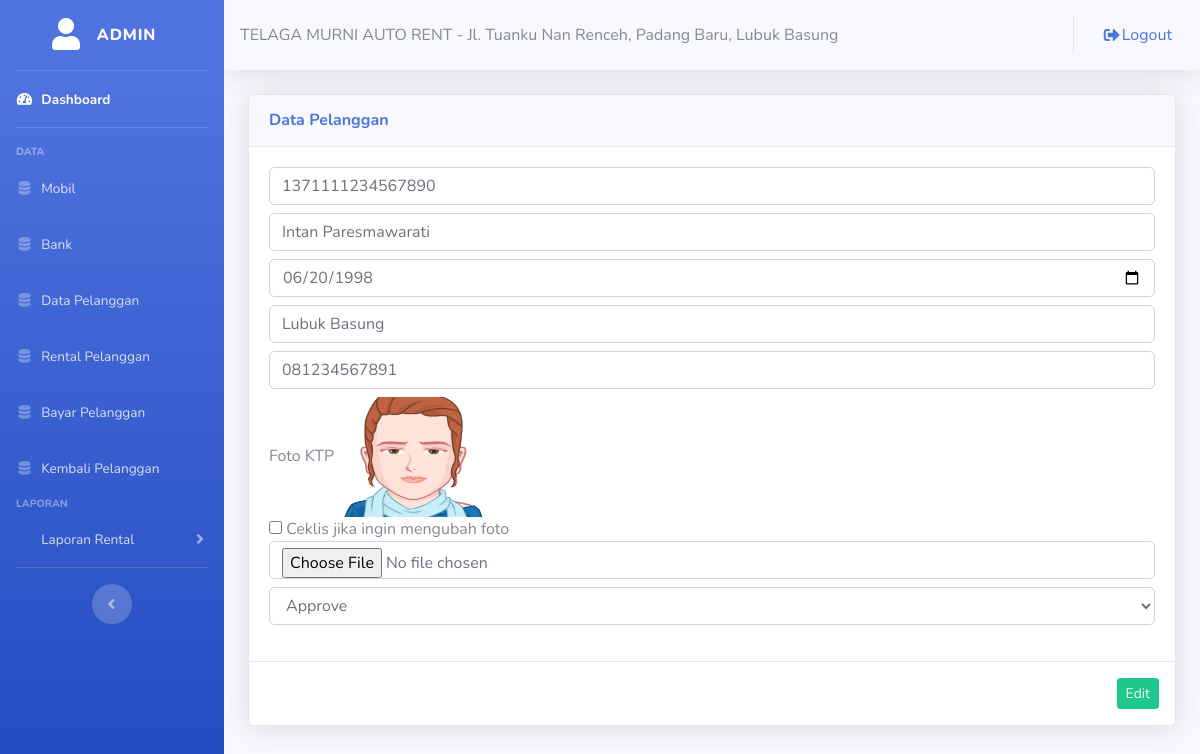
The app's page /admin/editpelanggan.php?kd=PLG001 (signed in) with its own data.
### tables this page shows
CREATE TABLE `tbl_pelanggan` (
  `kd_pelanggan` varchar(6) NOT NULL,
  `id` int(11) NOT NULL,
  `no_ktp` varchar(16) NOT NULL,
  `nm_pelanggan` varchar(50) NOT NULL,
  `tgl_lahir` date NOT NULL,
  `alamat` text NOT NULL,
  `no_hp` varchar(12) NOT NULL,
  `fotoktp` text NOT NULL,
  `status_peminjaman` int(11) NOT NULL
);

### admin/editpelanggan.php (the view, shortened to what this page needs)
<?php
    include ('style/header.php');
    include ('style/sidebar.php');
	include("../config/koneksi.php");
	$kd_pelanggan = $_GET['kd'];
?>
<div class="container-fluid">
	<div class="card shadow mt-3 mb-3">
		<div class="card-header py-3">
			<h6 class="m-0 font-weight-bold text-primary">Data Pelanggan</h6>
		</div>
		<div class="card-body">
		<?php
			$query = mysqli_query($konek,"SELECT * FROM tbl_pelanggan where kd_pelanggan=
					'$kd_pelanggan'")or die(mysqli_error());
			while($data = mysqli_fetch_array($query)){
		?>
		<form action="" method="POST" enctype="multipart/form-data">
			<div class="form-group">
      			<input type="text" class="form-control mb-2" name="no_ktp" value="<?php echo $data['no_ktp'] ?>">
      			<input type="text" class="form-control mb-2" name="nm_pelanggan" value="<?php echo $data['nm_pelanggan'] ?>">
      			<input type="date" class="form-control mb-2" name="tgl_lahir" value="<?php echo $data['tgl_lahir'] ?>">
      			<input type="text" class="form-control mb-2" name="alamat" value="<?php echo $data['alamat'] ?>">
      			<input type="text" class="form-control mb-2" name="no_hp" value="<?php echo $data['no_hp'] ?>">
      			<label for="">Foto KTP</label>
   				<img src="../ktp-pelanggan/<?php echo $data['fotoktp'] ?>" width="150px" height="120px" /></br>
				<input type="checkbox" name="ubahfotoktp" value="true"> Ceklis jika ingin mengubah foto<br>
				<input name="foto" type="file" class="form-control mb-2">
      			<select class="form-control" name="status_peminjaman">
      				<option value="1" <?php if($data['status_peminjaman'] == '1'){ echo 'selected'; } ?>> Approve </option>
      			</select>
      		</div>
      	</div>
      	<div class="modal-footer">
      		<button type="submit" name="edit" class="btn btn-success btn-sm" >Edit</button>
      	</div>
		<?php
		}
		?>
	</div>
</div>
<?php
    include ('style/footer.php');
?>

### records on screen
tbl_pelanggan: no_ktp "1371111234567890", nm_pelanggan "Intan Paresmawarati", tgl_lahir "06/20/1998", alamat "Lubuk Basung", no_hp "081234567891", fotoktp (picture), status_peminjaman "Approve"

### other values on screen
$_SESSION['username'] "ADMIN"
